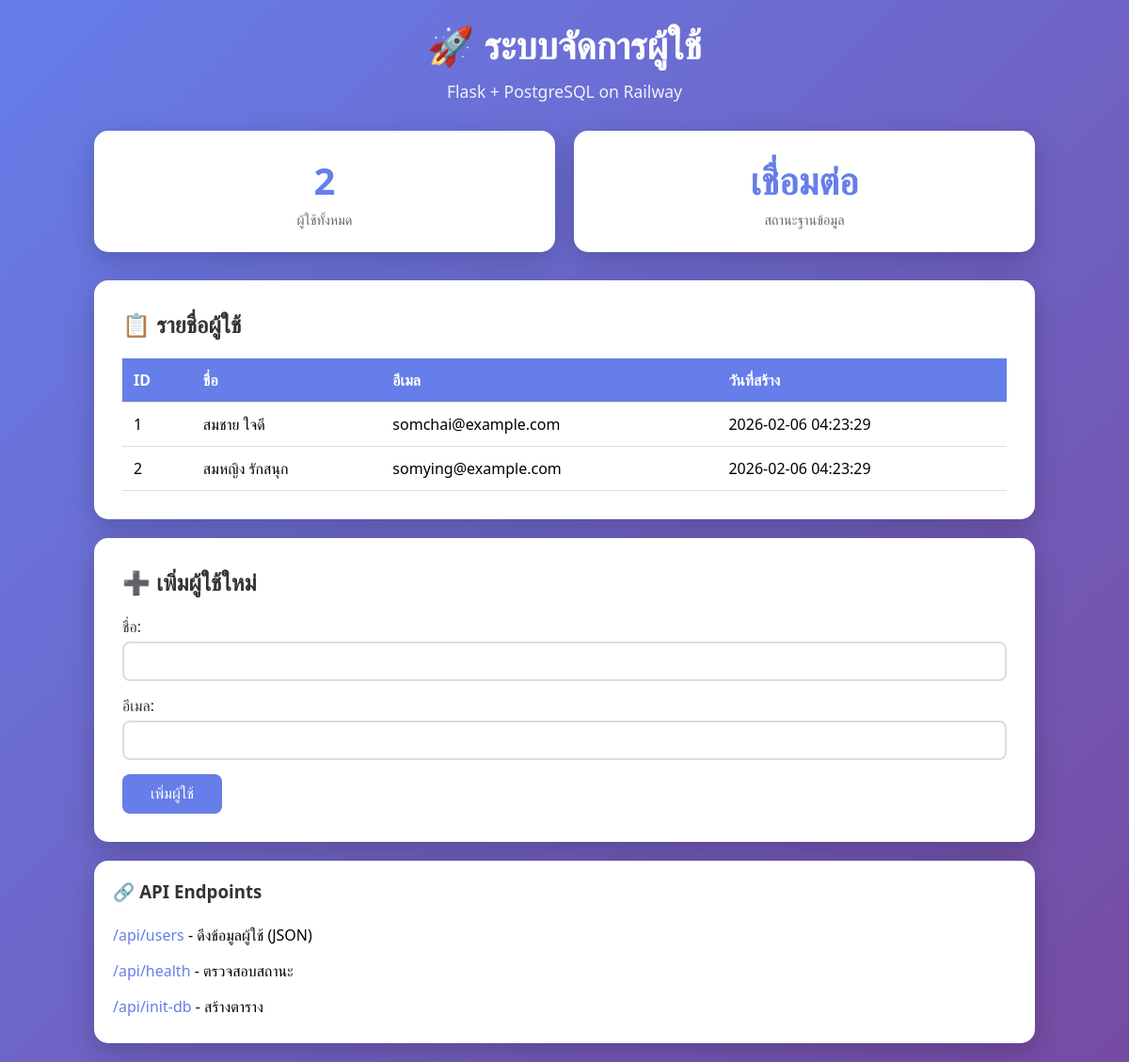
Before: / with the older database file.
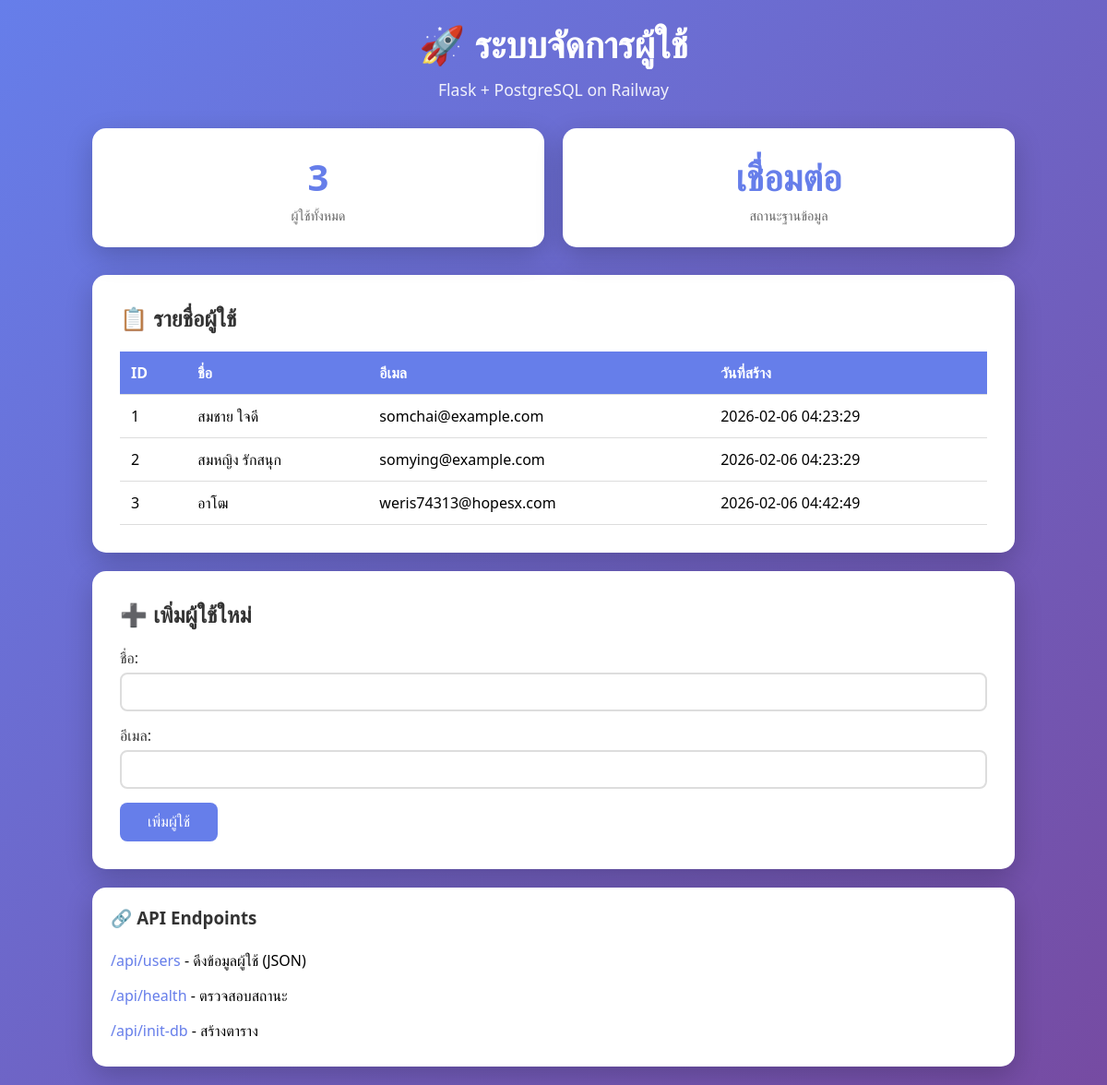
After: the same page with the newer database file.
### tables this page shows
CREATE TABLE users (
            id INTEGER PRIMARY KEY AUTOINCREMENT,
            name TEXT NOT NULL,
            email TEXT UNIQUE NOT NULL,
            created_at TIMESTAMP DEFAULT CURRENT_TIMESTAMP
        );

### main_sqlite.py (the view)
@app.route('/')
def home():
    try:
        conn = get_db_connection()
        cur = conn.cursor()
        cur.execute('SELECT * FROM users ORDER BY id;')
        users = [dict(row) for row in cur.fetchall()]
        user_count = len(users)
        cur.close()
        conn.close()
        return render_template('index.html',
                             users=users,
                             user_count=user_count,
                             db_status='เชื่อมต่อ')
    except Exception as e:
        return render_template('index.html',
                             users=[],
                             user_count=0,
                             db_status='ขัดข้อง')

### main_sqlite.py (called while the page is built)
def get_db_connection():
    conn = sqlite3.connect(DATABASE)
    conn.row_factory = sqlite3.Row
    return conn

### templates/index.html (shortened to what this page needs)
<!DOCTYPE html>
<html lang="th">
<head>
    <link rel="stylesheet" href="{{ url_for('static', filename='style.css') }}">
</head>
<body>
    <div class="container">
        <header>
            <h1>🚀 ระบบจัดการผู้ใช้</h1>
            <p class="subtitle">Flask + PostgreSQL on Railway</p>
        </header>
        <div class="stats">
            <div class="stat-card">
                <div class="stat-number">{{ user_count }}</div>
                <div class="stat-label">ผู้ใช้ทั้งหมด</div>
            </div>
            <div class="stat-card">
                <div class="stat-number">{{ db_status }}</div>
                <div class="stat-label">สถานะฐานข้อมูล</div>
            </div>
        </div>
        <div class="card">
            <h2>📋 รายชื่อผู้ใช้</h2>
            {% if users %}
            <table>
                <thead>
                    <tr>
                        <th>ID</th>
                        <th>ชื่อ</th>
                        <th>อีเมล</th>
                        <th>วันที่สร้าง</th>
                    </tr>
                </thead>
                <tbody>
                    {% for user in users %}
                    <tr>
                        <td>{{ user.id }}</td>
                        <td>{{ user.name }}</td>
                        <td>{{ user.email }}</td>
                        <td>{{ user.created_at }}</td>
                    </tr>
                    {% endfor %}
                </tbody>
            </table>
            {% else %}
            <div class="empty-state">
                <p>ยังไม่มีข้อมูลผู้ใช้</p>
            </div>
            {% endif %}
        </div>
        <div class="card">
            <h2>➕ เพิ่มผู้ใช้ใหม่</h2>
            <form id="addUserForm">
                <div class="form-group">
                    <label for="name">ชื่อ:</label>
                    <input type="text" id="name" name="name" required>
                </div>
                <div class="form-group">
                    <label for="email">อีเมล:</label>
                    <input type="email" id="email" name="email" required>
                </div>
                <button type="submit" class="btn">เพิ่มผู้ใช้</button>
            </form>
        </div>
        <div class="api-links">
            <h3>🔗 API Endpoints</h3>
            <ul>
                <li><a href="/api/users" target="_blank">/api/users</a> - ดึงข้อมูลผู้ใช้ (JSON)</li>
                <li><a href="/api/health" target="_blank">/api/health</a> - ตรวจสอบสถานะ</li>
                <li><a href="/api/init-db" target="_blank">/api/init-db</a> - สร้างตาราง</li>
            </ul>
        </div>
    </div>
</body>
</html>

### static/style.css (style rules this page uses)
* { margin: 0; padding: 0; box-sizing: border-box; }
body { font-family: 'Segoe UI', Tahoma, Geneva, Verdana, sans-serif; background: linear-gradient(135deg, #667eea 0%, #764ba2 100%); min-height: 100vh; padding: 20px; }
.container { max-width: 1000px; margin: 0 auto; }
header { text-align: center; color: white; margin-bottom: 30px; }
header h1 { font-size: 2.5em; margin-bottom: 10px; }
.subtitle { font-size: 1.1em; opacity: 0.9; }
.stats { display: grid; grid-template-columns: repeat(auto-fit, minmax(200px, 1fr)); gap: 20px; margin-bottom: 30px; }
.stat-card { background: white; padding: 25px; border-radius: 15px; text-align: center; box-shadow: 0 10px 30px rgba(0,0,0,0.2); }
.stat-number { font-size: 2.5em; font-weight: bold; color: #667eea; margin-bottom: 5px; }
.stat-label { color: #666; font-size: 0.9em; }
.card { background: white; padding: 30px; border-radius: 15px; box-shadow: 0 10px 30px rgba(0,0,0,0.2); margin-bottom: 20px; }
.card h2 { color: #333; margin-bottom: 20px; font-size: 1.5em; }
table { width: 100%; border-collapse: collapse; margin-top: 15px; }
thead { background: #667eea; color: white; }
th, td { padding: 12px; text-align: left; border-bottom: 1px solid #ddd; }
.form-group { margin-bottom: 15px; }
.form-group label { display: block; margin-bottom: 5px; color: #333; font-weight: 500; }
.form-group input { width: 100%; padding: 10px; border: 2px solid #ddd; border-radius: 8px; font-size: 1em; transition: border-color 0.3s; }
.btn { background: #667eea; color: white; padding: 12px 30px; border: none; border-radius: 8px; font-size: 1em; cursor: pointer; transition: background 0.3s; }
.api-links { background: white; padding: 20px; border-radius: 15px; box-shadow: 0 10px 30px rgba(0,0,0,0.2); }
.api-links h3 { color: #333; margin-bottom: 15px; }
.api-links ul { list-style: none; }
.api-links li { padding: 8px 0; }
.api-links a { color: #667eea; text-decoration: none; font-weight: 500; }

Changed rows visible on the page:
added users: id "3", name "อาโฒ", email "weris74313@hopesx.com", created_at "2026-02-06 04:42:49"
Other visible differences:
{{ user_count }}: "2" → "3"
